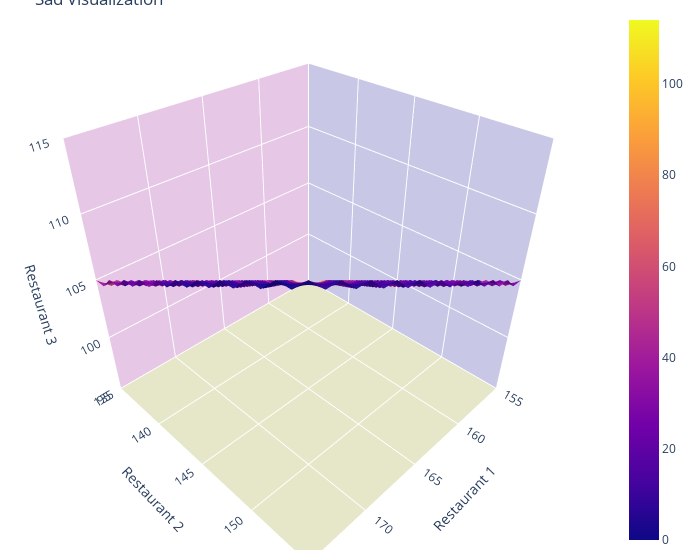

This figure's notebook cell:
### Markdown cell above
Creating Heatmap

### Code cell
graphx = [i for i in range(155, 176)]
graphy = [i for i in range(135, 156)]

print(graph)

fig = make_subplots(rows=1, cols=1,
                    specs=[[{'is_3d': True}]],
                    )

fig.add_trace(go.Surface(x=graphx, y=graphy, z=graphz, surfacecolor=graphcolor), 1, 1)
fig.update_layout(title_text="Sad Visualization")

fig.update_layout(
    scene = dict(
        xaxis = dict(nticks=5, range=[155,175],),
                     yaxis = dict(nticks=5, range=[135,155],),
                     zaxis = dict(nticks=5, range=[95,115],),),
    )

fig.update_layout(scene = dict(
                    xaxis_title='Restaurant 1',
                    yaxis_title='Restaurant 2',
                    zaxis_title='Restaurant 3'),
)
fig.update_layout(scene = dict(
                    xaxis = dict(
                         backgroundcolor="rgb(200, 200, 230)",
                         gridcolor="white",
                         showbackground=True,
                         zerolinecolor="white",),
                    yaxis = dict(
                        backgroundcolor="rgb(230, 200,230)",
                        gridcolor="white",
                        showbackground=True,
                        zerolinecolor="white"),
                    zaxis = dict(
                        backgroundcolor="rgb(230, 230,200)",
                        gridcolor="white",
                        showbackground=True,
                        zerolinecolor="white",),),
                    width=700,
                    margin=dict(
                    r=10, l=10,
                    b=10, t=10)
                  )
fig.show()

### Figure 1 — Plotly figure (JSON) as saved in the notebook; plotly's stock layout.template omitted (floating-point values rounded to 4 significant figures; data arrays with more than 128 entries replaced by an {"elided": "..."} marker saying what was removed)
{"data": [{"scene": "scene", "surfacecolor": {"elided": "21x21 int values"}, "type": "surface", "x": [155, 156, 157, 158, 159, 160, 161, 162, 163, 164, 165, 166, 167, 168, 169, 170, 171, 172, 173, 174, 175], "y": [135, 136, 137, 138, 139, 140, 141, 142, 143, 144, 145, 146, 147, 148, 149, 150, 151, 152, 153, 154, 155], "z": {"elided": "21x21 int values"}}], "layout": {"margin": {"b": 10, "l": 10, "r": 10, "t": 10}, "scene": {"domain": {"x": [0, 1], "y": [0, 1]}, "xaxis": {"backgroundcolor": "rgb(200, 200, 230)", "gridcolor": "white", "nticks": 5, "range": [155, 175], "showbackground": true, "title": {"text": "Restaurant 1"}, "zerolinecolor": "white"}, "yaxis": {"backgroundcolor": "rgb(230, 200,230)", "gridcolor": "white", "nticks": 5, "range": [135, 155], "showbackground": true, "title": {"text": "Restaurant 2"}, "zerolinecolor": "white"}, "zaxis": {"backgroundcolor": "rgb(230, 230,200)", "gridcolor": "white", "nticks": 5, "range": [95, 115], "showbackground": true, "title": {"text": "Restaurant 3"}, "zerolinecolor": "white"}}, "title": {"text": "Sad Visualization"}, "width": 700}}
